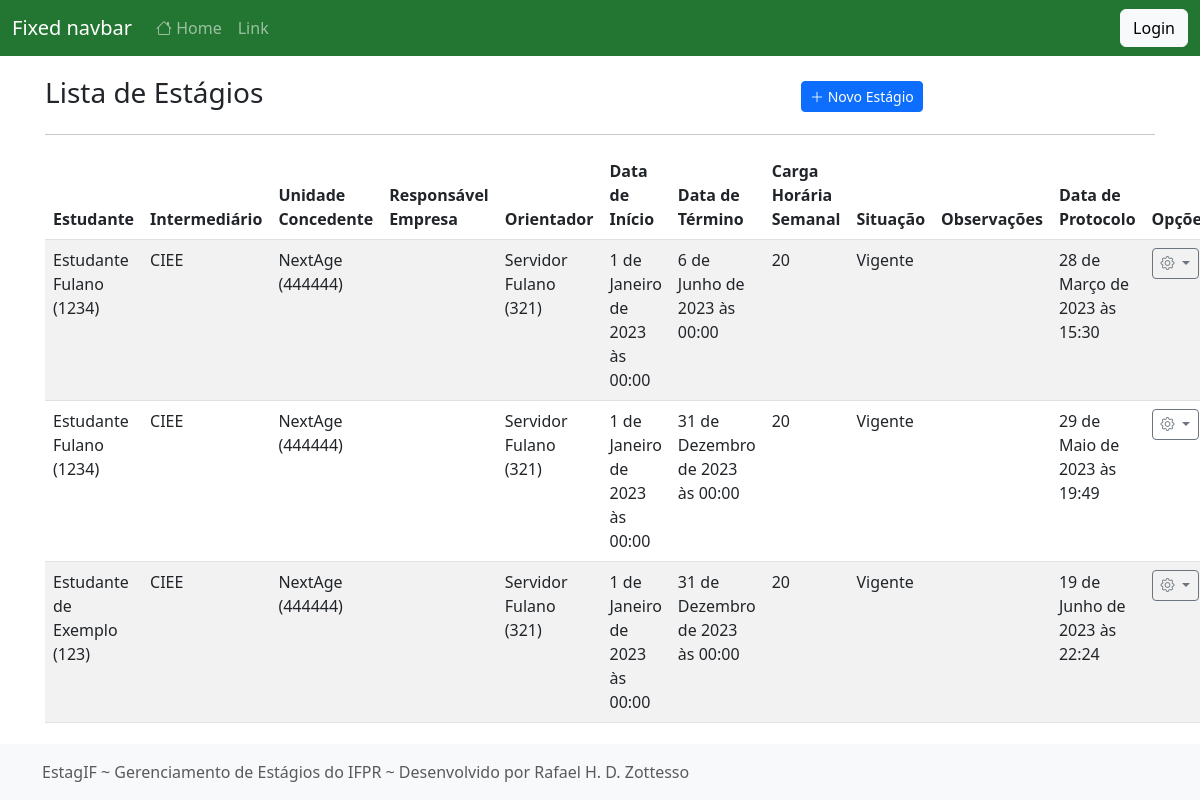
The app's page /listar/estagio/ with its own data.
### cadastros/models.py (models this page shows, shortened)
class Estagio(models.Model):
    estudante = models.ForeignKey(Estudante, on_delete=models.PROTECT)
    intermediario = models.ForeignKey(Intermediario, on_delete=models.PROTECT, verbose_name="intermediário")
    unidade_concedente = models.ForeignKey(UnidadeConcedente, on_delete=models.PROTECT)
    responssvel_empresa = models.ForeignKey(Responsavel, on_delete=models.PROTECT, verbose_name="responsável na empresa")
    orientador = models.ForeignKey(Servidor, on_delete=models.PROTECT)
    data_inicio = models.DateTimeField(verbose_name="data de início")
    data_termino = models.DateTimeField(verbose_name="data de término", null=True)
    ch_semanal = models.IntegerField(verbose_name="carga horária semanal")
    situacao = models.ForeignKey(Situacao, on_delete=models.PROTECT, verbose_name="situação")
    observacoes = models.TextField(blank=True, null=True, verbose_name="observações")
    data_protocolo = models.DateTimeField(auto_now_add=True)
    atualizado_em = models.DateTimeField(auto_now=True)
    cadastrado_em = models.DateTimeField(auto_now_add=True)
    cadastrado_por = models.ForeignKey(User, on_delete=models.PROTECT)
    class Meta:
        verbose_name = "Estágio"
        ordering = ['-data_inicio']

class Estudante(models.Model):
    nome = models.CharField(max_length=50)
    cpf = models.CharField(max_length=14, verbose_name="CPF", unique=True)
    data_nascimento = models.DateField()
    telefone = models.CharField(max_length=15)
    email = models.EmailField(max_length=100)
    matricula = models.CharField(max_length=15, verbose_name="matrícula")
    curso = models.ForeignKey(Curso, on_delete=models.PROTECT)
    campus = models.ForeignKey(Campus, on_delete=models.PROTECT)
    usuario = models.OneToOneField(User, on_delete=models.CASCADE)
    atualizado_em = models.DateTimeField(auto_now=True)
    cadastrado_em = models.DateTimeField(auto_now_add=True)
    def __str__(self):
        return f"{self.nome} ({self.matricula})"

class Intermediario(models.Model):
    nome = models.CharField(max_length=50)
    atualizado_em = models.DateTimeField(auto_now=True)
    cadastrado_em = models.DateTimeField(auto_now_add=True)
    def __str__(self):
        return f"{self.nome}"
    class Meta:
        verbose_name = "Intermediário"

class UnidadeConcedente(models.Model):
    nome = models.CharField(max_length=50)
    email = models.EmailField(max_length=100)
    telefone = models.CharField(max_length=15)
    documento = models.CharField(max_length=18, help_text="Preencha com o CNPJ ou CPF (caso pessoa física)")
    atualizado_em = models.DateTimeField(auto_now=True)
    cadastrado_em = models.DateTimeField(auto_now_add=True)
    def __str__(self):
        return f"{self.nome} ({self.documento})"
    class Meta:
        verbose_name_plural = "Unidades Concedentes"

class Servidor(models.Model):
    nome = models.CharField(max_length=50)
    cpf = models.CharField(max_length=14, verbose_name="CPF", unique=True)
    data_nascimento = models.DateField()
    telefone = models.CharField(max_length=15)
    email = models.EmailField(max_length=100)
    siape = models.CharField(max_length=15, verbose_name="SIAPE")
    campus = models.ForeignKey(Campus, on_delete=models.PROTECT)
    usuario = models.OneToOneField(User, on_delete=models.CASCADE)
    atualizado_em = models.DateTimeField(auto_now=True)
    cadastrado_em = models.DateTimeField(auto_now_add=True)
    def __str__(self):
        return f"{self.nome} ({self.siape})"
    class Meta:
        verbose_name_plural = "Servidores"

class Situacao(models.Model):
    nome = models.CharField(max_length=50)
    atualizado_em = models.DateTimeField(auto_now=True)
    cadastrado_em = models.DateTimeField(auto_now_add=True)
    def __str__(self):
        return f"{self.nome}"
    class Meta:
        verbose_name = "Situação"
        verbose_name_plural = "Situações"

### cadastros/views.py (the view)
# urls.py: path("listar/estagio/", EstagioList.as_view(), name="listar-estagio"),
class EstagioList(GroupRequiredMixin, ListView):
    model = Estagio
    template_name = "cadastros/list/estagio.html"
    group_required = ["Administrador"]
    paginate_by = 50
    def get_queryset(self):
        return Estagio.objects.all().select_related(
            "estudante",
            "intermediario",
            "unidade_concedente",
            "responssvel_empresa",
            "orientador",
            "situacao",
        )

### cadastros/templates/cadastros/list/estagio.html (shortened to what this page needs)
{% extends 'paginas/modelo.html' %}
{% load static %}
{% block conteudo %}
<div class="row justify-content-center align-items-center mt-3">
    <div class="col-md-8">
        <h3 class="">Lista de Estágios</h3>
    </div>
    <div class="col-md">
        <a href="{% url 'cadastrar-estagio' %}" class="btn btn-primary btn-sm">
            <i class="bi bi-plus-lg"></i>
            Novo Estágio
        </a>
    </div>
</div>
<hr>
<div class="table-responsive-lg">
    <table class="table table-striped">
        <thead>
            <tr>
                <th>Estudante</th>
                <th>Intermediário</th>
                <th>Unidade Concedente</th>
                <th>Responsável Empresa</th>
                <th>Orientador</th>
                <th>Data de Início</th>
                <th>Data de Término</th>
                <th>Carga Horária Semanal</th>
                <th>Situação</th>
                <th>Observações</th>
                <th>Data de Protocolo</th>
                <th>Opções</th>
            </tr>
        </thead>
        <tbody>
            {% for obj in object_list %}
            <tr class="">
                <td>{{ obj.estudante }}</td>
                <td>{{ obj.intermediario }}</td>
                <td>{{ obj.unidade_concedente }}</td>
                <td>{{ obj.responsavel_empresa }}</td>
                <td>{{ obj.orientador }}</td>
                <td>{{ obj.data_inicio }}</td>
                <td>{{ obj.data_termino }}</td>
                <td>{{ obj.ch_semanal }}</td>
                <td>{{ obj.situacao }}</td>
                <td>{{ obj.observacoes }}</td>
                <td>{{ obj.data_protocolo }}</td>
                <td>
                    <div class="dropdown">
                        <a class="btn btn-sm btn-outline-secondary dropdown-toggle" href="#" role="button" data-bs-toggle="dropdown" aria-expanded="false">
                            <i class="bi bi-gear"></i>
                        </a>
                    </div>
                </td>
            </tr>
            {% empty %}
            <tr>
                <th colspan="100%">Nenhum registro encontrado.</th>
            </tr>
            {% endfor %}
        </tbody>
    </table>
</div>
{% endblock %}

### static/css/sticky-footer-navbar.css (style rules this page uses)
.bi { vertical-align: -.125em; fill: currentColor; }

### static/css/ifpr.css (style rules this page uses)
:root { --amarelo-claro: hsl(44, 100%, 58%); --amarelo: hsl(44, 100%, 48%); --amarelo-escuro: hsl(44, 100%, 38%); --azul-claro: hsl(201, 100%, 41%); --azul: hsl(201, 100%, 31%); --azul-escuro: hsl(201, 100%, 21%); --cinza-claro: #F1F1F1; --cinza: #BDBDBD; --cinza-escuro: #525252; --verde-claro: hsl(130, 54%, 50%); --verde: hsl(130, 54%, 40%); --verde-escuro: hsl(130, 54%, 30%); --vermelho-claro: hsl(358, 78%, 55%); --vermelho: hsl(358, 78%, 45%); --vermelho-escuro: hsl(358, 78%, 35%) }

### paginas/templates/paginas/modelo.html (style rules this page uses)
.bi { vertical-align: 0; }

### records on screen
Estagio: estudante "Estudante Fulano (1234)", intermediario "CIEE", unidade_concedente "NextAge (444444)", orientador "Servidor Fulano (321)", data_inicio "1 de Janeiro de 2023 às 00:00", data_termino "6 de Junho de 2023 às 00:00", ch_semanal "20", situacao "Vigente", data_protocolo "28 de Março de 2023 às 15:30"
Estagio: estudante "Estudante Fulano (1234)", intermediario "CIEE", unidade_concedente "NextAge (444444)", orientador "Servidor Fulano (321)", data_inicio "1 de Janeiro de 2023 às 00:00", data_termino "31 de Dezembro de 2023 às 00:00", ch_semanal "20", situacao "Vigente", data_protocolo "29 de Maio de 2023 às 19:49"
Estagio: estudante "Estudante de Exemplo (123)", intermediario "CIEE", unidade_concedente "NextAge (444444)", orientador "Servidor Fulano (321)", data_inicio "1 de Janeiro de 2023 às 00:00", data_termino "31 de Dezembro de 2023 às 00:00", ch_semanal "20", situacao "Vigente", data_protocolo "19 de Junho de 2023 às 22:24"
